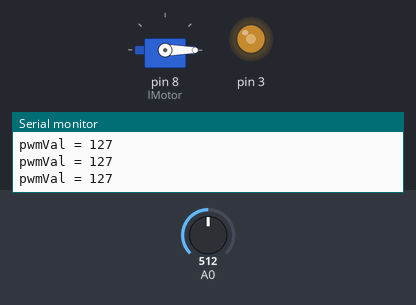
Recording of a sketch running on a simulated Arduino Uno, built with avr-gcc and run on an emulated ATmega328P. Parts: servo, output pins drawn as LEDs (lit = HIGH), the last lines printed to the serial monitor. The test bench sets the inputs (shaded band); at power-on: A0 = 512.

Above: at 1.3 s.
1.4 s: A0 set to 716
At 2.2 s:
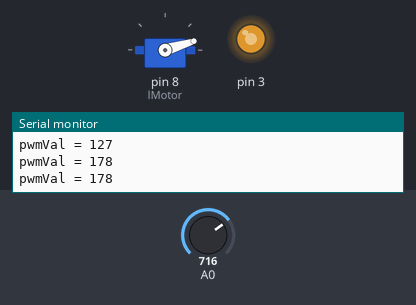
3.0 s: A0 set to 900
At 3.4 s:
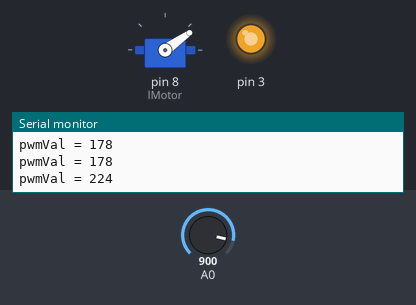
4.5 s: A0 set to 1023
At 5.7 s:
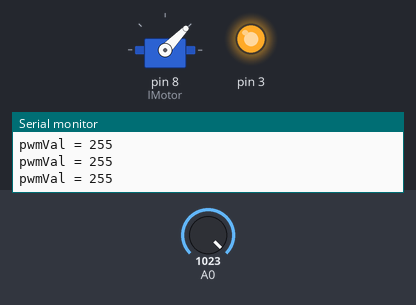
6.0 s: A0 set to 122
At 7.0 s:
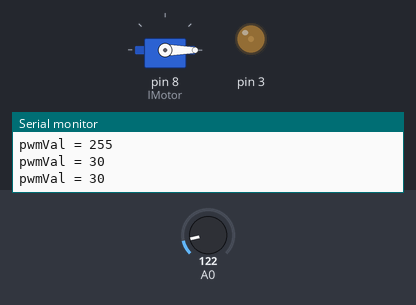
7.5 s: A0 set to 0
At 8.2 s:
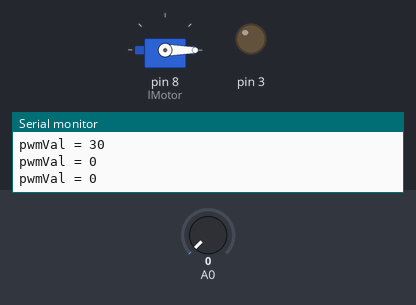
9.0 s: A0 set to 511
At 9.4 s:
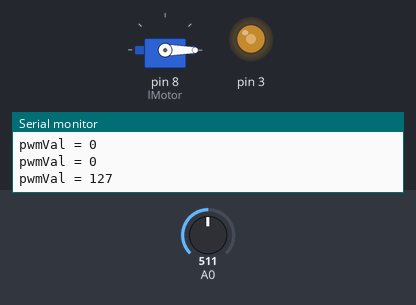
Timing chart, 0 to 11.5 s (numbered marks = the images above; inputs shaded):
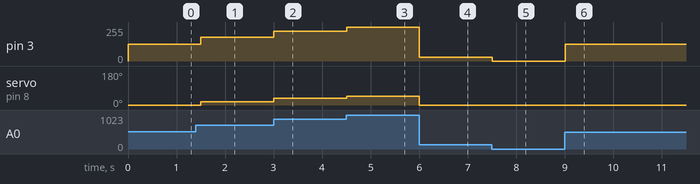

Measured:
- after the input at 1.4 s, pin 3: 127/255 → 178/255 after 0.10 s; servo on pin 8 (lMotor): 0° → 17° after 0.10 s
- after the input at 3.0 s, pin 3: 178/255 → 224/255 at once; servo on pin 8 (lMotor): 17° → 35° at once
- after the input at 4.5 s, pin 3: 224/255 → 255/255 at once; servo on pin 8 (lMotor): 35° → 46° at once
- after the input at 6.0 s, pin 3: 255/255 → 30/255 at once; servo on pin 8 (lMotor): 46° → 0° at once
- after the input at 7.5 s, pin 3: 30/255 → 0/255 at once
- after the input at 9.0 s, pin 3: 0/255 → 127/255 at once

The sketch:

Simple_Serial_Test.ino
```cpp
// Simple program to verify that stuff is working. This will send how much time has elapsed every .5 seconds.

#include <Servo.h>
#define DELAYTIME 500

Servo lMotor;

void setup()
{
  Serial.begin(9600);
  lMotor.attach(8);
  lMotor.writeMicroseconds(1000);


}


void loop()
{
  int val = analogRead(A0);
  int servoVal = map(val, 0, 1023, 1000, 2000);
  int pwmVal  = map(val, 0, 1023, 0, 255);
  lMotor.writeMicroseconds(val);
  analogWrite(3, pwmVal);

  Serial.print("pwmVal = ");
  Serial.print(pwmVal);
  Serial.print("\n");
  delay(DELAYTIME);

}
```
